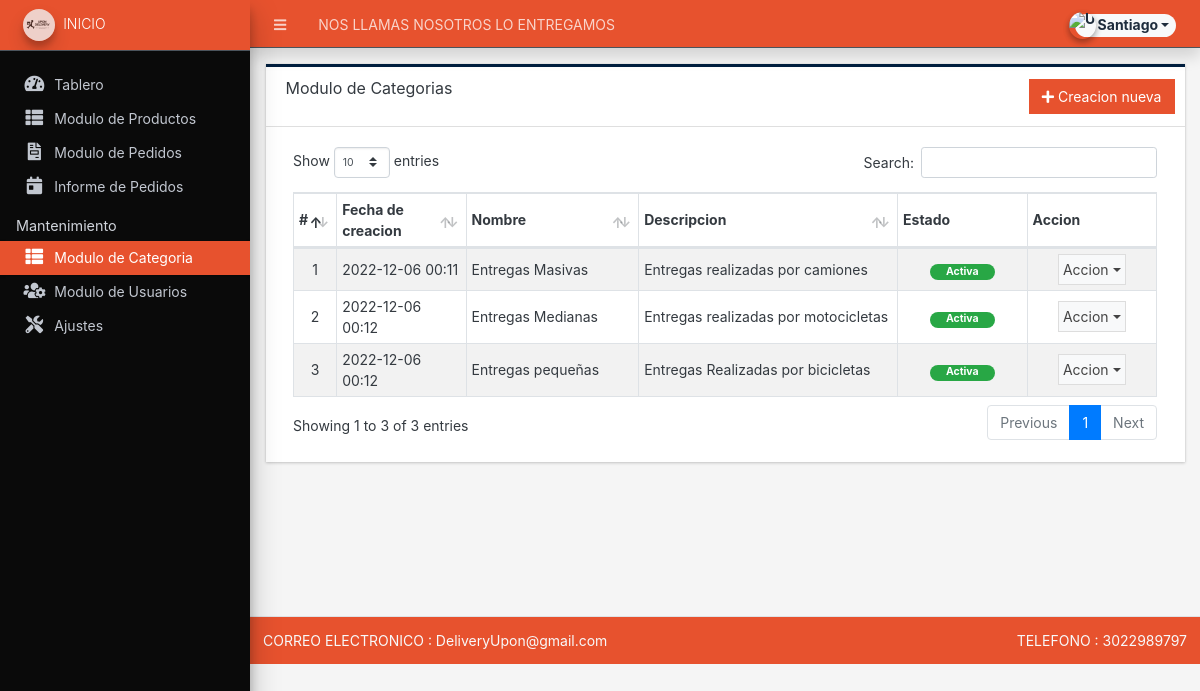
The app's page /admin/?page=categories (signed in) with its own data.
### tables this page shows
CREATE TABLE `category_list` (
  `id` int(30) NOT NULL,
  `name` text NOT NULL,
  `description` text NOT NULL,
  `status` tinyint(1) NOT NULL DEFAULT 1,
  `delete_flag` tinyint(1) NOT NULL DEFAULT 0,
  `date_created` datetime NOT NULL DEFAULT current_timestamp(),
  `date_updated` datetime NOT NULL DEFAULT current_timestamp() ON UPDATE current_timestamp()
);

### classes/DBConnection.php (called while the page is built, shortened)
<?php
class DBConnection{
    private $host = DB_SERVER;
    private $username = DB_USERNAME;
    private $password = DB_PASSWORD;
    private $database = DB_NAME;
    public $conn;
    public function __construct(){
        if (!isset($this->conn)) {
            $this->conn = new mysqli($this->host, $this->username, $this->password, $this->database);
        }
    }
}
?>

### classes/SystemSettings.php (called while the page is built, shortened)
<?php
class SystemSettings extends DBConnection{
	function userdata($field = ''){
		if(!empty($field)){
			if(isset($_SESSION['userdata'][$field]))
				return $_SESSION['userdata'][$field];
			else
				return null;
		}else{
			return false;
		}
	}
	function info($field=''){
		if(!empty($field)){
			if(isset($_SESSION['system_info'][$field]))
				return $_SESSION['system_info'][$field];
			else
				return false;
		}else{
			return false;
		}
	}
}
$_settings = new SystemSettings();
?>

### config.php (called while the page is built, shortened)
<?php
require_once('classes/DBConnection.php');
require_once('classes/SystemSettings.php');
function validate_image($file){
	if(!empty($file)){
        $ex = explode("?",$file);
        $file = $ex[0];
        $ts = isset($ex[1]) ? "?".$ex[1] : '';
		if(is_file(base_app.$file)){
			return base_url.$file.$ts;
		}else{
			return base_url.'dist/img/fondo.jpg';
		}
	}else{
		return base_url.'dist/img/fondo.jpg';
	}
}
?>

### admin/categories/index.php (the view, shortened to what this page needs)
<div class="card card-outline rounded-0 card-navy">
	<div class="card-header">
		<h3 class="card-title">Modulo de Categorias</h3>
		<div class="card-tools">
			<a href="javascript:void(0)" id="create_new" class="btn btn-flat btn-primary"><span class="fas fa-plus"></span>  Creacion nueva</a>
		</div>
	</div>
	<div class="card-body">
        <div class="container-fluid">
			<table class="table table-hover table-striped table-bordered" id="list">
				<colgroup>
					<col width="5%">
					<col width="15%">
					<col width="20%">
					<col width="30%">
					<col width="15%">
					<col width="15%">
				</colgroup>
				<thead>
					<tr>
						<th>#</th>
						<th>Fecha de creacion</th>
						<th>Nombre</th>
						<th>Descripcion</th>
						<th>Estado</th>
						<th>Accion</th>
					</tr>
				</thead>
				<tbody>
					<?php
					$i = 1;
						$qry = $conn->query("SELECT * from `category_list` where delete_flag = 0 order by `name` asc ");
						while($row = $qry->fetch_assoc()):
					?>
						<tr>
							<td class="text-center"><?php echo $i++; ?></td>
							<td><?php echo date("Y-m-d H:i",strtotime($row['date_created'])) ?></td>
							<td><?php echo $row['name'] ?></td>
							<td><p class="m-0 truncate-1"><?= $row['description'] ?></p></td>
							<td class="text-center">
                                <?php if($row['status'] == 1): ?>
                                    <span class="badge badge-success px-3 rounded-pill">Activa</span>
                                <?php else: ?>
                                    <span class="badge badge-danger px-3 rounded-pill">Inactiva</span>
                                <?php endif; ?>
                            </td>
							<td align="center">
								 <button type="button" class="btn btn-flat p-1 btn-default btn-sm dropdown-toggle dropdown-icon" data-toggle="dropdown">
				                  		Accion
				                  </button>
							</td>
						</tr>
					<?php endwhile; ?>
				</tbody>
			</table>
		</div>
	</div>
</div>

### admin/index.php (shortened to what this page needs)
<?php require_once('../config.php'); ?>
 <!DOCTYPE html>
<html lang="en" class="" style="height: auto;">
<?php require_once('inc/header.php') ?>
  <body class="sidebar-mini layout-fixed control-sidebar-slide-open layout-navbar-fixed sidebar-mini-md sidebar-mini-xs text-sm" data-new-gr-c-s-check-loaded="14.991.0" data-gr-ext-installed="" style="height: auto;">
    <div class="wrapper">
     <?php require_once('inc/topBarNav.php') ?>
     <?php require_once('inc/navigation.php') ?>
     <?php $page = isset($_GET['page']) ? $_GET['page'] : 'home';  ?>
      <div class="content-wrapper  pt-3 pb-4" style="min-height: 567.854px">
        <section class="content  text-dark">
          <div class="container-fluid">
            <?php
              if(!file_exists($page.".php") && !is_dir($page)){
                  include '404.html';
              }else{
                if(is_dir($page))
                  include $page.'/index.php';
                else
                  include $page.'.php';
              }
            ?>
          </div>
        </section>
      </div>
      <?php require_once('inc/footer.php') ?>
  </body>
</html>

### admin/inc/header.php (shortened to what this page needs)
<head>
    <link rel="stylesheet" href="<?php echo base_url ?>plugins/fontawesome-free/css/all.min.css">
    <link rel="stylesheet" href="<?php echo base_url ?>plugins/tempusdominus-bootstrap-4/css/tempusdominus-bootstrap-4.min.css">
  <link rel="stylesheet" href="<?php echo base_url ?>plugins/datatables-bs4/css/dataTables.bootstrap4.min.css">
  <link rel="stylesheet" href="<?php echo base_url ?>plugins/datatables-responsive/css/responsive.bootstrap4.min.css">
  <link rel="stylesheet" href="<?php echo base_url ?>plugins/datatables-buttons/css/buttons.bootstrap4.min.css">
  <link rel="stylesheet" href="<?php echo base_url ?>plugins/select2/css/select2.min.css">
  <link rel="stylesheet" href="<?php echo base_url ?>plugins/select2-bootstrap4-theme/select2-bootstrap4.min.css">
    <link rel="stylesheet" href="<?php echo base_url ?>plugins/icheck-bootstrap/icheck-bootstrap.min.css">
    <link rel="stylesheet" href="<?php echo base_url ?>plugins/jqvmap/jqvmap.min.css">
    <link rel="stylesheet" href="<?php echo base_url ?>dist/css/adminlte.css">
    <link rel="stylesheet" href="<?php echo base_url ?>dist/css/custom.css">
    <link rel="stylesheet" href="<?php echo base_url ?>plugins/overlayScrollbars/css/OverlayScrollbars.min.css">
    <link rel="stylesheet" href="<?php echo base_url ?>plugins/daterangepicker/daterangepicker.css">
    <link rel="stylesheet" href="<?php echo base_url ?>plugins/summernote/summernote-bs4.min.css">
  <link rel="stylesheet" href="<?php echo base_url ?>plugins/sweetalert2-theme-bootstrap-4/bootstrap-4.min.css">
  </head>

### admin/inc/topBarNav.php (shortened to what this page needs)
<nav class="main-header navbar navbar-expand navbar-dark shadow text-sm bg-gradient-navy">
  <ul class="navbar-nav">
    <li class="nav-item">
    <a class="nav-link" data-widget="pushmenu" href="#" role="button"><i class="fas fa-bars"></i></a>
    </li>
    <li class="nav-item d-none d-sm-inline-block">
      <a href="<?php echo base_url ?>" class="nav-link">NOS LLAMAS NOSOTROS LO ENTREGAMOS</a>
    </li>
  </ul>
  <ul class="navbar-nav ml-auto">
    <li class="nav-item">
      <div class="btn-group nav-link">
            <button type="button" class="btn btn-rounded badge badge-light dropdown-toggle dropdown-icon" data-toggle="dropdown">
              <span><img src="<?php echo validate_image($_settings->userdata('avatar')) ?>" class="img-circle elevation-2 user-img" alt="User Image"></span>
              <span class="ml-3"><?php echo ucwords($_settings->userdata('firstname').' '.$_settings->userdata('')) ?></span>
            </button>
        </div>
    </li>
  </ul>
</nav>

### admin/inc/navigation.php (shortened to what this page needs)
<aside class="main-sidebar sidebar-dark-primary elevation-4 sidebar-no-expand">
  <a href="<?php echo base_url ?>admin" class="brand-link bg-gradient-navy text-sm">
  <img src="<?php echo validate_image($_settings->info('logo'))?>" alt="Store Logo" class="brand-image img-circle elevation-3" style="opacity: .8;width: 2rem;height: 2rem;max-height: unset">
  <span class="brand-text font-weight-light">INICIO</span>
  </a>
  <div class="sidebar os-host os-theme-light os-host-overflow os-host-overflow-y os-host-resize-disabled os-host-transition os-host-scrollbar-horizontal-hidden">
    <div class="os-content-glue" style="margin: 0px -8px; width: 249px; height: 646px;"></div>
    <div class="os-padding">
      <div class="os-viewport os-viewport-native-scrollbars-invisible" style="overflow-y: scroll;">
        <div class="os-content" style="padding: 0px 8px; height: 100%; width: 100%;">
          <nav class="mt-4">
             <ul class="nav nav-pills nav-sidebar flex-column text-sm nav-compact nav-flat nav-child-indent nav-collapse-hide-child" data-widget="treeview" role="menu" data-accordion="false">
              <li class="nav-item dropdown">
                <a href="./" class="nav-link nav-home">
                  <i class="nav-icon fas fa-tachometer-alt"></i>
                  <p>
                    Tablero
                  </p>
                </a>
              </li>
              <?php if($_settings->userdata('type') != 3): ?>
              <li class="nav-item dropdown">
                <a href="<?php echo base_url ?>admin/?page=products" class="nav-link nav-products">
                  <i class="nav-icon fas fa-th-list"></i>
                  <p>
                    Modulo de Productos
                  </p>
                </a>
              </li>
              <?php endif; ?>
              <li class="nav-item dropdown">
                <a href="<?php echo base_url ?>admin/?page=sales" class="nav-link nav-sales">
                  <i class="nav-icon fas fa-file-invoice"></i>
                  <p>
                    Modulo de Pedidos
                  </p>
                </a>
              </li>
              <li class="nav-item dropdown">
                <a href="<?php echo base_url ?>admin/?page=reports" class="nav-link nav-reports">
                  <i class="nav-icon fas fa-calendar-day"></i>
                  <p>
                   Informe de Pedidos
                  </p>
                </a>
              </li>
              <?php if($_settings->userdata('type') == 1): ?>
              <li class="nav-header">Mantenimiento</li>
              <li class="nav-item dropdown">
                <a href="<?php echo base_url ?>admin/?page=categories" class="nav-link nav-categories">
                  <i class="nav-icon fas fa-th-list"></i>
                  <p>
                    Modulo de Categoria
                  </p>
                </a>
              </li>
              <li class="nav-item dropdown">
                <a href="<?php echo base_url ?>admin/?page=user/list" class="nav-link nav-user/list">
                  <i class="nav-icon fas fa-users-cog"></i>
                  <p>
                   Modulo de Usuarios
                  </p>
                </a>
              </li>
              <li class="nav-item dropdown">
                <a href="<?php echo base_url ?>admin/?page=system_info" class="nav-link nav-system_info">
                  <i class="nav-icon fas fa-tools"></i>
                  <p>
                    Ajustes
                  </p>
                </a>
              </li>
              <?php endif; ?>
            </ul>
          </nav>
        </div>
      </div>
    </div>
  </div>
</aside>

### admin/inc/footer.php (shortened to what this page needs)
<footer class="main-footer text-sm bg-gradient-navy text-light">
  CORREO ELECTRONICO : DeliveryUpon@gmail.com
        <div class="float-right d-none d-sm-inline-block">
        TELEFONO : 3022989797
        </div>
      </footer>
    </div>

### admin/inc/topBarNav.php (style rules this page uses)
.user-img { position: absolute; height: 27px; width: 27px; object-fit: cover; left: -7%; top: -12%; }
.btn-rounded { border-radius: 50px; }

### records on screen
category_list: date_created "2022-12-06 00:11", name "Entregas Masivas", description "Entregas realizadas por camiones", status "Activa"
category_list: date_created "2022-12-06 00:12", name "Entregas Medianas", description "Entregas realizadas por motocicletas", status "Activa"
category_list: date_created "2022-12-06 00:12", name "Entregas pequeñas", description "Entregas Realizadas por bicicletas", status "Activa"

### other values on screen
$_settings->userdata('firstname').' '.$_settings->userdata('') "Santiago"
